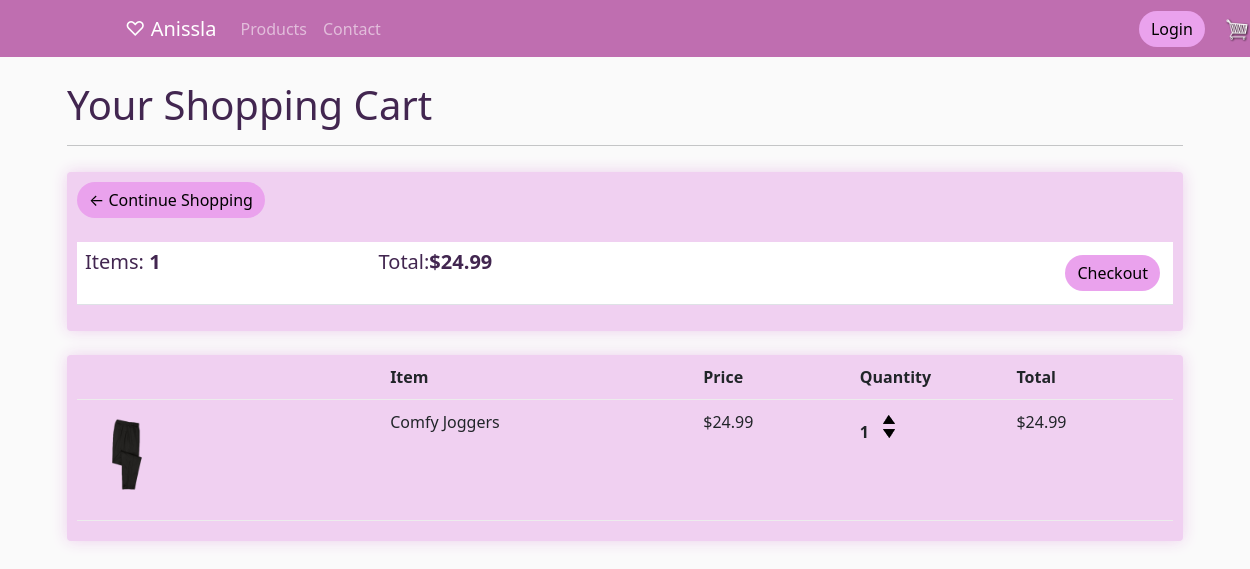
The page /cart/ (signed in) on the database as committed earlier.
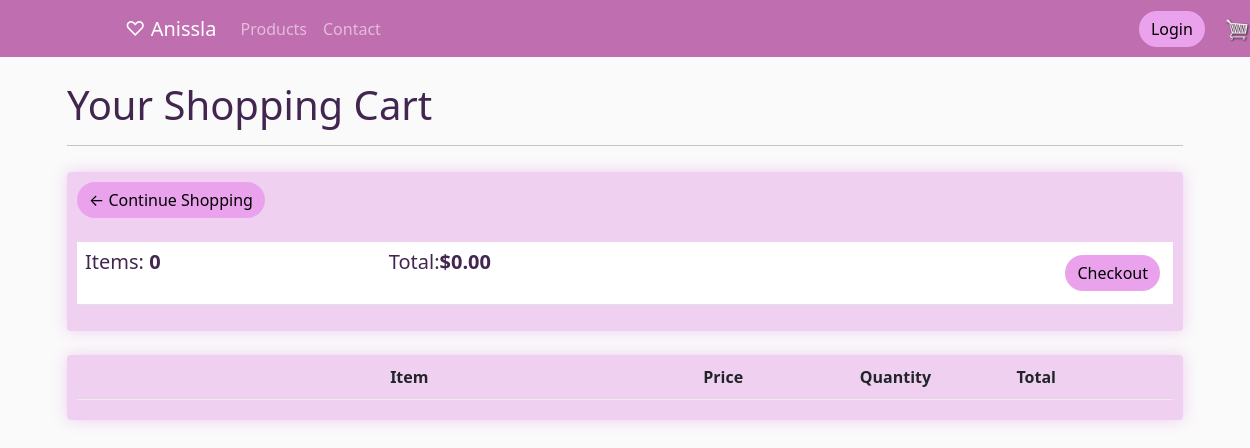
The same page on the database as committed later.
### store/models.py (models this page shows, shortened)
class Order(models.Model):
	customer = models.ForeignKey(Customer, on_delete=models.SET_NULL, null=True, blank=True)
	date_ordered = models.DateTimeField(auto_now_add=True)
	complete = models.BooleanField(default=False)
	transaction_id = models.CharField(max_length=100, null=True)
	@property
	def get_cart_total(self):
		orderitems = self.orderitem_set.all()
		total = sum([item.get_item_total for item in orderitems])
		return total
	@property
	def get_cart_items(self):
		orderitems = self.orderitem_set.all()
		total = sum([item.quantity for item in orderitems])
		return total

class OrderItem(models.Model):
	product = models.ForeignKey(Product, on_delete=models.SET_NULL, null=True)
	quantity = models.IntegerField(default=0, null=True, blank=True)
	order = models.ForeignKey(Order, on_delete=models.SET_NULL, null=True)
	date_added = models.DateTimeField(auto_now_add=True)
	@property
	def get_item_total(self):
		total = self.product.price * self.quantity
		return total

class Product(models.Model):
	name = models.CharField(max_length=200, null=True)
	description = models.TextField(max_length=200, null=True)
	price = models.DecimalField(max_digits=7, decimal_places=2)
	image = models.ImageField(null=True, blank=True)
	in_stock= models.BooleanField(default=True)
	is_active= models.BooleanField(default=True)
	class Meta:
		verbose_name_plural = 'Products'
	@property
	def imageURL(self):
		try:
			url = self.image.url
		except:
			url = ''
		return url

### store/views.py (the view)
# urls.py: path('cart/', views.cart, name ="cart"),
def cart(request):
	data = cartData(request)
	cartItems = data['cartItems']
	order = data['order']
	items = data['items']
	context = {'items':items, 'order':order, 'cartItems':cartItems}
	return render(request, 'store/cart.html', context)

### store/utils.py (called while the page is built)
def cartData(request):
	if request.user.is_authenticated:
		customer = request.user.customer
		order, created = Order.objects.get_or_create(customer=customer, complete=False)
		items = order.orderitem_set.all()
		cartItems = order.get_cart_items
	else:
		cookieData = cookieCart(request)
		cartItems = cookieData['cartItems']
		order = cookieData['order']
		items = cookieData['items']
	return {'items':items,'order':order,'cartItems':cartItems}

### store/templates/store/cart.html
{% extends 'store/main.html' %}
{% load static %}
{% block content %}
<h1 class="display-6"><strong>Your Shopping Cart</strong></h1>
<hr>
<div class="row">
	<div class="col-lg-12">
		<div class="cart-box">
			<a  class="btn btn-outline-dark" href="{% url 'store' %}">&#x2190; Continue Shopping</a>
			<br>
			<br>
			<table class="table">
				<tr>
					<th><h5>Items: <strong>{{order.get_cart_items}}</strong></h5></th>
					<th><h5>Total:<strong>${{order.get_cart_total|floatformat:2}}</strong></h5></th>
					<th>
						<a  style="float:right; margin:5px;" class="btn btn-success" href="{% url 'checkout' %}">Checkout</a>
					</th>
				</tr>
			</table>
		</div>
		<br>
		<div class="cart-box">
			<div class="cart-row">
				<div style="flex:2"></div>
				<div style="flex:2"><strong>Item</strong></div>
				<div style="flex:1"><strong>Price</strong></div>
				<div style="flex:1"><strong>Quantity</strong></div>
				<div style="flex:1"><strong>Total</strong></div>
			</div>
			{% for item in items %}
			<div class="cart-row">
				<div style="flex:2"><img class="row-image" src="{{item.product.imageURL}}"></div>
				<div style="flex:2"><p>{{item.product.name}}</p></div>
				<div style="flex:1"><p>${{item.product.price|floatformat:2}}</p></div>
				<div style="flex:1">
					<p class="quantity">{{item.quantity}}</p>
					<div class="quantity">
						<img data-product = "{{item.product.id}}" data-action="add" class="chg-quantity update-cart" src="{% static  'images/arrow-up.png' %}">
						<img data-product = "{{item.product.id}}" data-action="remove" class="chg-quantity update-cart"  src="{% static  'images/arrow-down.png' %}">
					</div>
				</div>
				<div style="flex:1"><p>${{item.get_item_total|floatformat:2}}</p></div>
			</div>
			{% endfor %}
		</div>
	</div>
</div>
{% endblock content %}

### store/templates/store/main.html (shortened to what this page needs)
<!DOCTYPE html>
{% load static %}
<html>
    <head>
           <link href="https://cdn.jsdelivr.net/npm/bootstrap@5.3.0-alpha2/dist/css/bootstrap.min.css" rel="stylesheet">
           <link rel="stylesheet" type="text/css" href="{% static 'css/main.css' %}">
    </head>
    <body>
        <nav class="navbar navbar-expand-lg navbar-dark bg-dark">
            <a class="navbar-brand" href="{% url 'store' %}">&#x2661; Anissla</a>
            <div class="collapse navbar-collapse" id="navbarSupportedContent">
              <ul class="navbar-nav mr-auto">
                <li class="nav-item">
                  <a class="nav-link" href="{% url 'products' %}">Products</a>
                </li>
                <li class="nav-item">
                  <a class="nav-link" href="{% url 'support' %}">Contact</a>
                </li>
              </ul>
            </div>
            <div class="form-inline my-2 my-lg-0 ">
                 <a href="{% url 'login' %}"class="btn btn-warning">Login</a>
                 <a href="{% url 'cart' %}">
                    <img  id="cart-icon" src="{% static 'images/cart.png' %}">
                </a>
            </div>
        </nav>
        <div class="container">
            <br>
            {% block content %}
            {% endblock content %}
        </div>
    </body>
</html>

### static/css/main.css (style rules this page uses)
body { background-color: hsl(0, 0%, 98%); }
h1,h2,h3,h4,h5,h6 { color:hsl(280, 36%, 23%); }
.cart-box { box-shadow:hsl(300, 46%, 87%) 0 0 16px; background-color: hsl(298, 55%, 88%); border-radius: 4px; padding: 10px; }
.navbar-brand { margin-left:10% !important; }
.my-2.my-lg-0 { display: flex; justify-content: flex-end; align-items:center; margin: 60%; }
.bg-dark { background-color: hsl(311, 39%, 59%)!important; }
#cart-icon { margin-left: 20px; width:25px; display: inline-block; }
.col-lg-4, .col-lg-6, .col-lg-8, .col-lg-12 { margin-top: 10px; }
.btn { border-radius: 50px; background-color: #eaa2ed; color:#000000; border: #eaa2ed; }
.cart-row { display: flex; align-items: flex-stretch; padding-bottom: 10px; margin-bottom: 10px; border-bottom: 1px solid #ececec; }

Rows that differ between the two databases and show on the page:
removed OrderItem: product.imageURL (picture), product.name "Comfy Joggers", product.price "24.99", quantity "1", get_item_total "24.99"
computed for Order: get_cart_items "1" → "0"; get_cart_total "24.99" → "0.00"
